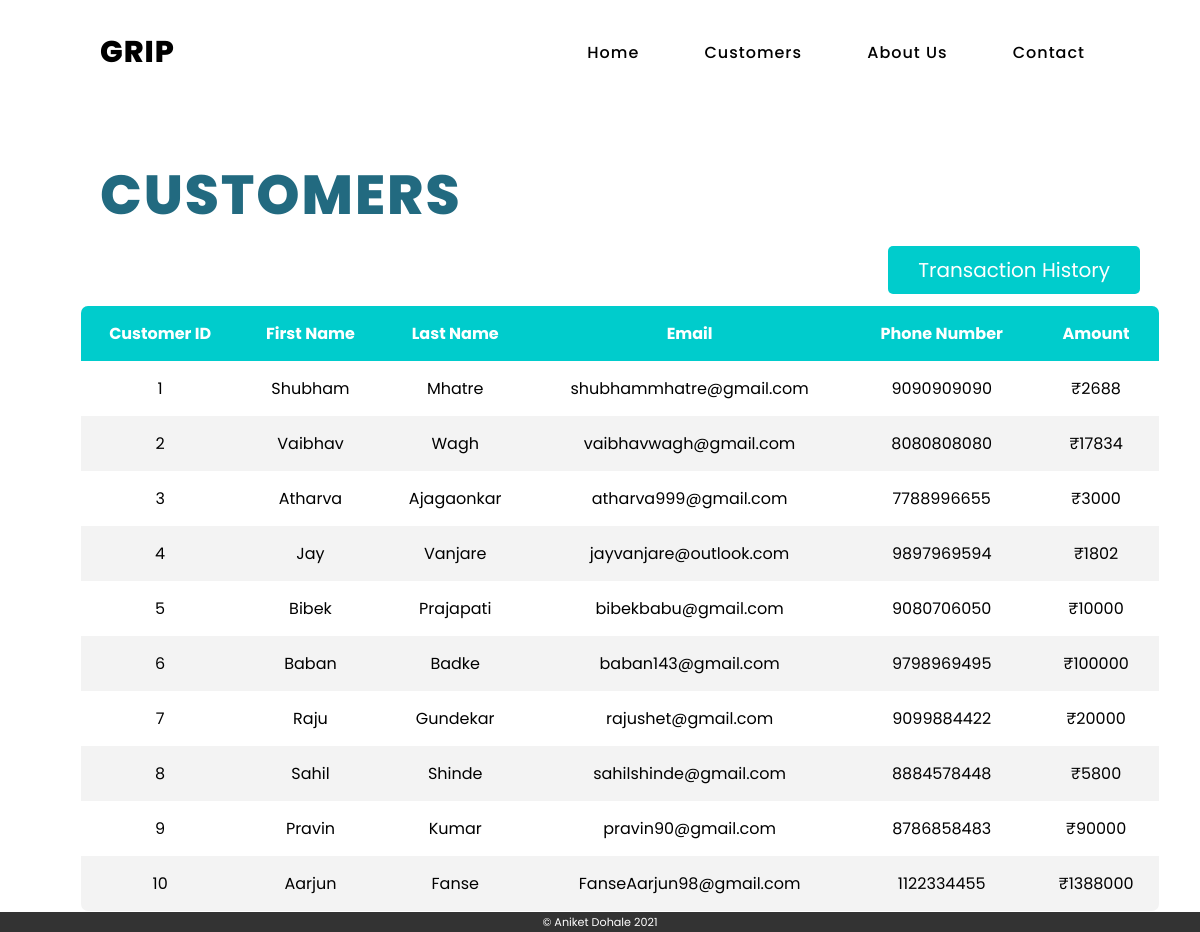
Page /customers on the committed database.
### Bank/models.py (models this page shows, shortened)
class Customers(models.Model):
    cust_id = models.CharField(max_length=120)
    first_name = models.CharField(max_length=120)
    last_name = models.CharField(max_length=120)
    cust_email = models.EmailField()
    cust_phone = models.IntegerField()
    cust_amount = models.IntegerField()

### Bank/views.py (the view)
# urls.py: path("customers", views.customers, name='customers'),
def customers(request):
    custom = Customers.objects.all
    return render(request, 'customers.html', {'custom': custom})

### templates/customers.html (shortened to what this page needs)
{% extends 'base.html' %}
{% block body %}
<div class="customer">
    <h2 class="customer_head">Customers</h2>
    <div class=transct_history>
        <a href="/trans_history">Transaction History</a>
    </div>
    <form method="POST">
        <table>
            <tr>
                <th>Customer ID</th>
                <th>First Name</th>
                <th>Last Name</th>
                <th>Email</th>
                <th>Phone Number</th>
                <th>Amount</th>
            </tr>
            {% for i in custom %}
            <tr data-href="/payment/{{i.cust_id}}">
                <td>{{i.cust_id}}</td>
                <td>{{i.first_name}}</td>
                <td>{{i.last_name}}</td>
                <td>{{i.cust_email}}</td>
                <td>{{i.cust_phone}}</td>
                <td>₹{{i.cust_amount}}</td>
            </tr>
            {% endfor %}
        </table>
    </form>
</div>
{% endblock body%}

### templates/base.html (shortened to what this page needs)
<!DOCTYPE html>
<html lang="en">
<head>
    {% load static %}
    <link rel="stylesheet" href="{% static 'css/style.css' %}">
    <link rel="stylesheet" href="{% static 'css/index.css' %}">
    <link rel="stylesheet" href="{% static 'css/home.css' %}">
    <link rel="stylesheet" href="{% static 'css/customers.css' %}">
    <link rel="stylesheet" href="{% static 'css/about.css' %}">
    <link rel="stylesheet" href="{% static 'css/contact.css' %}">
    <link rel="stylesheet" href="{% static 'css/trans_history.css' %}">
</head>
<body>
    <section>
        <header>
            <h2><a href="/" class="logo"> GRIP </a></h2>
            <div class="navigation">
                <a href="/home"> Home </a>
                <a href="/customers"> Customers </a>
                <a href="/about"> About Us </a>
                <a href="/contact"> Contact </a>
            </div>
        </header>
        {% block body %}{% endblock body %}
    </section>
    <footer>
        <p class="copyright">© Aniket Dohale 2021</p>
    </footer>
</body>
</html>

### Static/css/style.css (style rules this page uses)
* { margin: 0; padding: 0; box-sizing: border-box; font-family: "Poppins", sans-serif; }
section { position: relative; width: 100%; min-height: 100vh; display: flex; flex-direction: column; justify-content: flex-start; }
header { position: relative; top: 0; width: 100%; padding: 30px 100px; display: flex; justify-content: space-between; align-items: center; }
header .logo { position: relative; color: #000; font-size: 30px; text-decoration: none; text-transform: uppercase; font-weight: 800; letter-spacing: 1px; }
header .navigation a { color: #000; text-decoration: none; font-weight: 500; letter-spacing: 1px; padding: 2px 15px; border-radius: 20px; transition: 0.3s; transition-property: background; }
header .navigation a:not(:last-child) { margin-right: 30px; }
footer { position: relative; height: 20px; width: 100%; background-color: #333333; }
p.copyright { position: absolute; width: 100%; color: #fff; line-height: 20px; font-size: 0.7em; text-align: center; bottom: 0; }

### Static/css/index.css (style rules this page uses)
footer { position: relative; height: 20px; width: 100%; background-color: #333333; }
p.copyright { position: absolute; width: 100%; color: #fff; line-height: 20px; font-size: 0.7em; text-align: center; bottom: 0; }

### Static/css/customers.css (style rules this page uses)
table { border-collapse: collapse; border-radius: 0.5em; overflow: hidden; border-spacing: 0; width: 100%; margin-left: 20%; margin-right: 20%; border: 1px solid #ddd; }
.customer_head { max-width: 650px; margin: 60px 100px; color: #226A80; font-size: 55px; text-transform: uppercase; font-weight: 800; letter-spacing: 2px; line-height: 60px; margin-bottom: 30px; }
.transct_history { text-align: right; padding-right: 5%; padding-bottom: 20px; }
.transct_history a { text-decoration: none; padding: 10px 30px; font-size: 20px; cursor: pointer; border: none; border-radius: 5px; color: #fff; font-weight: 400; background: #00cccc; }
th, td { text-align: center; padding: 15px; }
tr:nth-child(odd) { background-color: #f3f3f3; }
tr:nth-child(even) { background-color: #fff; }
th { background-color: #00cccc; color: white; }
tr[data-href] { cursor: pointer; }

### Static/css/trans_history.css (style rules this page uses)
table { border-collapse: collapse; border-radius: 0.5em; overflow: hidden; border-spacing: 0; width: 90%; margin-left: 80px; border: 1px solid #ddd; }
th, td { text-align: center; padding: 15px; }
tr:nth-child(odd) { background-color: #f3f3f3; }
tr:nth-child(even) { background-color: #fff; }
th { background-color: #00cccc; color: white; }

### rows in the picture
Customers: cust_id "1", first_name "Shubham", last_name "Mhatre", cust_email "shubhammhatre@gmail.com", cust_phone "9090909090", cust_amount "2688"
Customers: cust_id "2", first_name "Vaibhav", last_name "Wagh", cust_email "vaibhavwagh@gmail.com", cust_phone "8080808080", cust_amount "17834"
Customers: cust_id "3", first_name "Atharva", last_name "Ajagaonkar", cust_email "atharva999@gmail.com", cust_phone "7788996655", cust_amount "3000"
Customers: cust_id "4", first_name "Jay", last_name "Vanjare", cust_email "jayvanjare@outlook.com", cust_phone "9897969594", cust_amount "1802"
Customers: cust_id "5", first_name "Bibek", last_name "Prajapati", cust_email "bibekbabu@gmail.com", cust_phone "9080706050", cust_amount "10000"
Customers: cust_id "6", first_name "Baban", last_name "Badke", cust_email "baban143@gmail.com", cust_phone "9798969495", cust_amount "100000"
Customers: cust_id "7", first_name "Raju", last_name "Gundekar", cust_email "rajushet@gmail.com", cust_phone "9099884422", cust_amount "20000"
Customers: cust_id "8", first_name "Sahil", last_name "Shinde", cust_email "sahilshinde@gmail.com", cust_phone "8884578448", cust_amount "5800"
Customers: cust_id "9", first_name "Pravin", last_name "Kumar", cust_email "pravin90@gmail.com", cust_phone "8786858483", cust_amount "90000"
Customers: cust_id "10", first_name "Aarjun", last_name "Fanse", cust_email "FanseAarjun98@gmail.com", cust_phone "1122334455", cust_amount "1388000"
